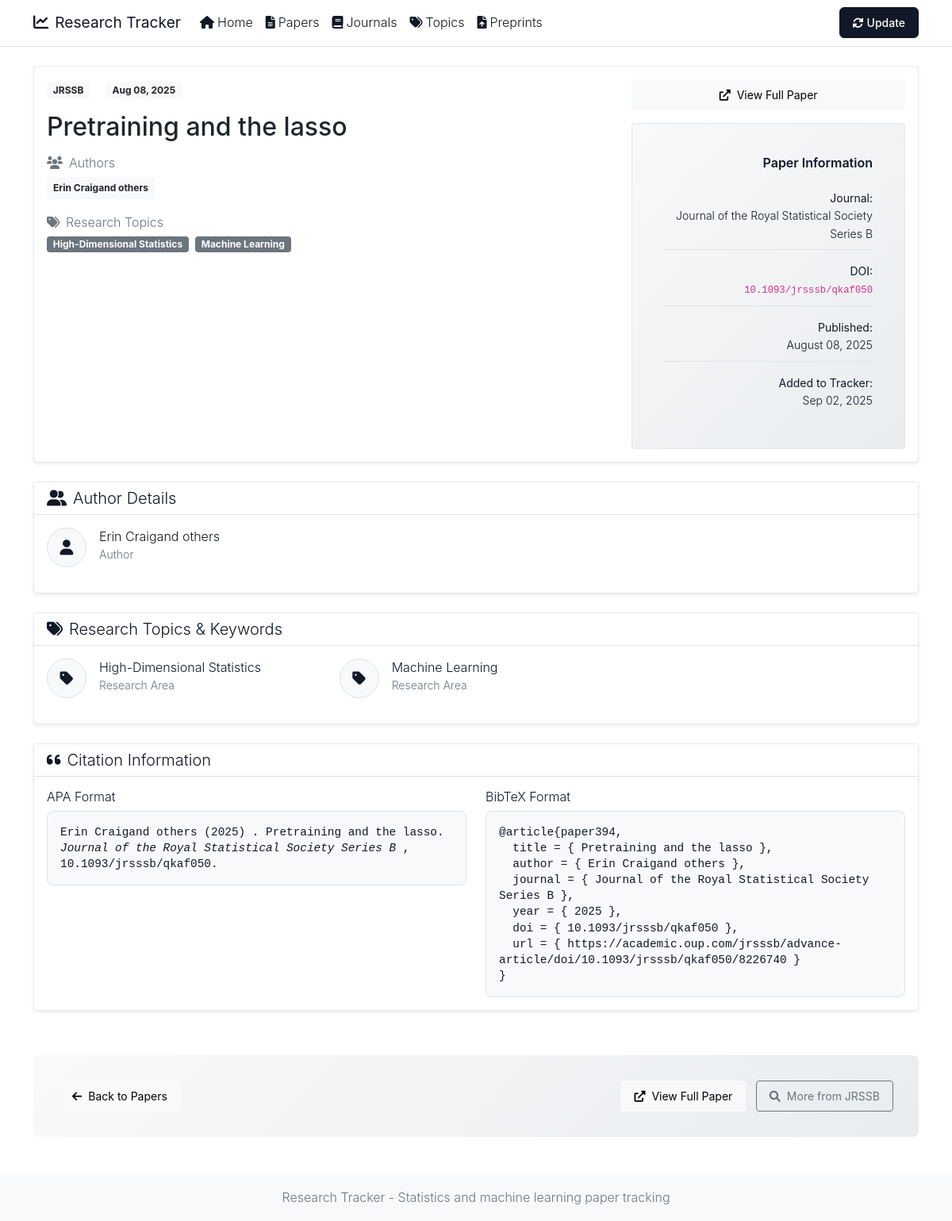
The app's page /paper/394 with its own data.
### app/models.py (models this page shows)
class Journal(Base):
    __tablename__ = 'journals'
    id = Column(Integer, primary_key=True, index=True)
    name = Column(String(100), unique=True, index=True)
    short_name = Column(String(20), unique=True, index=True)
    abbreviation = Column(String(20), unique=True)
    url = Column(String(500))
    papers_url = Column(String(500))
    papers = relationship("Paper", back_populates="journal")

class Paper(Base):
    __tablename__ = 'papers'
    id = Column(Integer, primary_key=True, index=True)
    title = Column(String(500), index=True)
    abstract = Column(Text, nullable=True)
    doi = Column(String(200), nullable=True, unique=True)
    url = Column(String(500), nullable=True)
    pdf_url = Column(String(500), nullable=True)
    bibtex = Column(Text, nullable=True)  # Store BibTeX citation
    publication_date = Column(DateTime, nullable=True)
    accepted_date = Column(DateTime, nullable=True)
    scraped_date = Column(DateTime, default=datetime.utcnow)
    section = Column(String(100), nullable=True)  # Added section field
    journal_id = Column(Integer, ForeignKey('journals.id'))
    journal = relationship("Journal", back_populates="papers")
    authors = relationship("Author", secondary=paper_authors, back_populates="papers", order_by=paper_authors.c.author_order)
    topics = relationship("Topic", secondary=paper_topics, back_populates="papers")

class Author(Base):
    __tablename__ = 'authors'
    id = Column(Integer, primary_key=True, index=True)
    name = Column(String(200), index=True)
    email = Column(String(200), nullable=True)
    affiliation = Column(String(500), nullable=True)
    papers = relationship("Paper", secondary=paper_authors, back_populates="authors")

class Topic(Base):
    __tablename__ = 'topics'
    id = Column(Integer, primary_key=True, index=True)
    name = Column(String(100), unique=True, index=True)
    description = Column(Text, nullable=True)
    papers = relationship("Paper", secondary=paper_topics, back_populates="topics")

### app/main.py (the view)
@app.get("/paper/{paper_id}", response_class=HTMLResponse)
async def paper_detail(request: Request, paper_id: int, db: Session = Depends(get_db)):
    paper = db.query(Paper).options(joinedload(Paper.journal)).filter(Paper.id == paper_id).first()
    if not paper:
        raise HTTPException(status_code=404, detail="Paper not found")
    return templates.TemplateResponse("paper_detail.html", {
        "request": request,
        "paper": paper
    })

### templates/paper_detail.html (shortened to what this page needs)
{% extends "base.html" %}
{% block content %}
<div class="row mb-4">
    <div class="col-12">
        <div class="card shadow-sm">
            <div class="card-body">
                <div class="row">
                    <div class="col-md-8">
                        <div class="mb-3">
                            <span class="badge bg-light text-dark me-3">{{ paper.journal.abbreviation if paper.journal else 'Unknown' }}</span>
                            {% if paper.publication_date %}
                            <span class="badge bg-light text-dark">{{ paper.publication_date.strftime('%b %d, %Y') }}</span>
                            {% endif %}
                        </div>
                        <h1 class="h2 mb-3 text-dark">{{ paper.title }}</h1>
                        {% if paper.authors %}
                        <div class="mb-3">
                            <h6 class="text-muted mb-2">
                                <i class="fas fa-users me-2"></i>Authors
                            </h6>
                            <div class="d-flex flex-wrap">
                                {% for author_name in paper.authors | format_authors %}
                                <span class="badge bg-light text-dark me-2 mb-1 p-2">{{ author_name }}</span>
                                {% endfor %}
                            </div>
                        </div>
                        {% endif %}
                        {% if paper.topics %}
                        <div class="mb-3">
                            <h6 class="text-muted mb-2">
                                <i class="fas fa-tags me-2"></i>Research Topics
                            </h6>
                            <div class="d-flex flex-wrap">
                                {% for topic in paper.topics %}
                                <span class="badge bg-secondary me-2 mb-1">{{ topic.name }}</span>
                                {% endfor %}
                            </div>
                        </div>
                        {% endif %}
                    </div>
                    <div class="col-md-4">
                        <div class="text-end">
                            <div class="mb-3">
                                {% if paper.url %}
                                <a href="{{ paper.url }}" class="btn btn-light btn-lg mb-2 d-block" target="_blank">
                                    <i class="fas fa-external-link-alt me-2"></i>View Full Paper
                                </a>
                                {% endif %}
                            </div>
                            <div class="card info-card">
                                <div class="card-body p-3">
                                    <h6 class="card-title mb-3">Paper Information</h6>
                                    <ul class="list-unstyled mb-0 small info-list">
                                        <li class="mb-2">
                                            <strong>Journal:</strong><br>
                                            {{ paper.journal.name if paper.journal else 'Unknown' }}
                                        </li>
                                        {% if paper.doi %}
                                        <li class="mb-2">
                                            <strong>DOI:</strong><br>
                                            <code class="small">{{ paper.doi }}</code>
                                        </li>
                                        {% endif %}
                                        {% if paper.publication_date %}
                                        <li class="mb-2">
                                            <strong>Published:</strong><br>
                                            {{ paper.publication_date.strftime('%B %d, %Y') }}
                                        </li>
                                        {% endif %}
                                        <li class="mb-0">
                                            <strong>Added to Tracker:</strong><br>
                                            {{ paper.scraped_date.strftime('%b %d, %Y') if paper.scraped_date else 'Unknown' }}
                                        </li>
                                    </ul>
                                </div>
                            </div>
                        </div>
                    </div>
                </div>
            </div>
        </div>
    </div>
</div>
{% if paper.authors %}
<div class="row mb-4">
    <div class="col-12">
        <div class="card shadow-sm">
            <div class="card-header bg-white">
                <h5 class="mb-0">
                    <i class="fas fa-user-friends me-2"></i>Author Details
                </h5>
            </div>
            <div class="card-body">
                <div class="row">
                    {% for author_name in paper.authors | format_authors %}
                    <div class="col-md-6 col-lg-4 mb-3">
                        <div class="d-flex align-items-center">
                            <div class="author-avatar">
                                <i class="fas fa-user"></i>
                            </div>
                            <div>
                                <h6 class="mb-0">{{ author_name }}</h6>
                                {% if author_name == 'others' %}
                                <small class="text-muted">Additional Authors</small>
                                {% else %}
                                <small class="text-muted">Author</small>
                                {% endif %}
                            </div>
                        </div>
                    </div>
                    {% endfor %}
                </div>
            </div>
        </div>
    </div>
</div>
{% endif %}
{% if paper.topics %}
<div class="row mb-4">
    <div class="col-12">
        <div class="card shadow-sm">
            <div class="card-header bg-white">
                <h5 class="mb-0">
                    <i class="fas fa-tags me-2"></i>Research Topics & Keywords
                </h5>
            </div>
            <div class="card-body">
                <div class="row">
                    {% for topic in paper.topics %}
                    <div class="col-md-6 col-lg-4 mb-3">
                        <div class="d-flex align-items-center">
                            <div class="topic-avatar">
                                <i class="fas fa-tag"></i>
                            </div>
                            <div>
                                <h6 class="mb-0">{{ topic.name }}</h6>
                                <small class="text-muted">Research Area</small>
                            </div>
                        </div>
                    </div>
                    {% endfor %}
                </div>
            </div>
        </div>
    </div>
</div>
{% endif %}
<div class="row mb-4">
    <div class="col-12">
        <div class="card shadow-sm">
            <div class="card-header bg-white">
                <h5 class="mb-0">
                    <i class="fas fa-quote-left me-2"></i>Citation Information
                </h5>
            </div>
            <div class="card-body">
                <div class="row">
                    <div class="col-md-6">
                        <h6>APA Format</h6>
                        <div class="citation-box">
                            <code>
                                {% for author_name in paper.authors | format_authors %}
                                    {{ author_name }}
                                {% endfor %}
                                {% if paper.publication_date %}
                                 ({{ paper.publication_date.year }})
                                {% endif %}.
                                {{ paper.title }}.
                                <em>{{ paper.journal.name if paper.journal else 'Unknown Journal' }}</em>
                                {% if paper.doi %}, {{ paper.doi }}{% endif %}.
                            </code>
                        </div>
                    </div>
                    <div class="col-md-6">
                        <h6>BibTeX Format</h6>
                        <div class="citation-box">
                            {% if paper.bibtex %}
                            <pre><code>{{ paper.bibtex }}</code></pre>
                            {% else %}
                            <code>
@article{paper{{ paper.id }},<br>
&nbsp;&nbsp;title = { {{ paper.title }} },<br>
&nbsp;&nbsp;author = {
                                {% for author_name in paper.authors | format_authors %}
                                    {% if loop.index0 > 0 %} and {% endif %}{{ author_name }}
                                {% endfor %}
                                },<br>
&nbsp;&nbsp;journal = { {{ paper.journal.name if paper.journal else 'Unknown Journal' }} },<br>
{% if paper.publication_date %}&nbsp;&nbsp;year = { {{ paper.publication_date.year }} },<br>{% endif %}
{% if paper.doi %}&nbsp;&nbsp;doi = { {{ paper.doi }} },<br>{% endif %}
&nbsp;&nbsp;url = { {{ paper.url }} }<br>
}
                            </code>
                            {% endif %}
                        </div>
                    </div>
                </div>
            </div>
        </div>
    </div>
</div>
<div class="row mb-4">
    <div class="col-12">
        <div class="action-buttons">
            <div class="d-flex justify-content-between align-items-center">
                <a href="/papers" class="btn btn-light btn-lg btn-action">
                    <i class="fas fa-arrow-left me-2"></i>Back to Papers
                </a>
                <div>
                    {% if paper.url %}
                    <a href="{{ paper.url }}" class="btn btn-light btn-lg btn-action me-2" target="_blank">
                        <i class="fas fa-external-link-alt me-2"></i>View Full Paper
                    </a>
                    {% endif %}
                    <a href="/papers?journal={{ paper.journal.name if paper.journal else '' }}" class="btn btn-outline-secondary btn-lg btn-action">
                        <i class="fas fa-search me-2"></i>More from {{ paper.journal.abbreviation if paper.journal else 'Journal' }}
                    </a>
                </div>
            </div>
        </div>
    </div>
</div>
{% endblock %}

### static/style.css (style rules this page uses)
:root { --primary-color: #111827; --secondary-color: #111827; --accent-color: #6b7280; --success-color: #059669; --warning-color: #d97706; --light-bg: #f9fafb; --dark-text: #111827; --border-radius: 8px; --box-shadow: 0 1px 3px rgba(0,0,0,0.05); }
body { font-family: -apple-system, BlinkMacSystemFont, 'Segoe UI', Roboto, sans-serif; line-height: 1.6; color: var(--dark-text); font-weight: 300; }
h1, h2, h3, h4, h5, h6 { font-weight: 300; color: var(--dark-text); }
.author-avatar { width: 50px; height: 50px; background: #f8f9fa; border: 1px solid #dee2e6; border-radius: 50%; display: flex; align-items: center; justify-content: center; color: var(--dark-text); font-size: 1.2rem; margin-right: 1rem; flex-shrink: 0; }
.topic-avatar { width: 50px; height: 50px; background: #f8f9fa; border: 1px solid #dee2e6; border-radius: 50%; display: flex; align-items: center; justify-content: center; color: var(--dark-text); font-size: 1.2rem; margin-right: 1rem; flex-shrink: 0; }
.citation-box { background: #f8f9fa; border: 1px solid #dee2e6; border-radius: var(--border-radius); padding: 1rem; font-family: 'Courier New', monospace; font-size: 0.9rem; line-height: 1.4; }
.citation-box code { background: transparent; padding: 0; color: inherit; font-size: inherit; }
.info-card { background: linear-gradient(135deg, #f8f9fa 0%, #e9ecef 100%); border: none; border-radius: var(--border-radius); padding: 1.5rem; }
.info-card h6 { color: var(--primary-color); font-weight: 600; margin-bottom: 1rem; }
.info-list li { padding: 0.5rem 0; border-bottom: 1px solid #dee2e6; }
.info-list li:last-child { border-bottom: none; }
.action-buttons { background: linear-gradient(135deg, #f8f9fa 0%, #e9ecef 100%); padding: 2rem; border-radius: var(--border-radius); margin-top: 2rem; }
.btn-action { padding: 0.75rem 2rem; border-radius: 25px; font-weight: 500; transition: all 0.3s ease; }
.card { border: 1px solid #e5e7eb; border-radius: 4px; box-shadow: none; transition: all 0.2s ease; height: 100%; }
.btn { border-radius: 4px; padding: 0.5rem 1rem; font-weight: 400; transition: all 0.2s ease; font-size: 0.875rem; border-width: 1px; }

### records on screen
Journal: journal "JRSSB", journal "Journal of the Royal Statistical Society Series B"
Paper: publication_date "Aug 08, 2025", title "Pretraining and the lasso", doi "10.1093/jrsssb/qkaf050", publication_date "August 08, 2025", scraped_date "Sep 02, 2025", publication_date.year "2025", id "394", url "https://academic.oup.com/jrsssb/advance-article/doi/10.1093/jrsssb/qkaf050/8226740"
Author: name "Erin Craigand others", shows "Author"
Topic: name "High-Dimensional Statistics"
Topic: name "Machine Learning"
